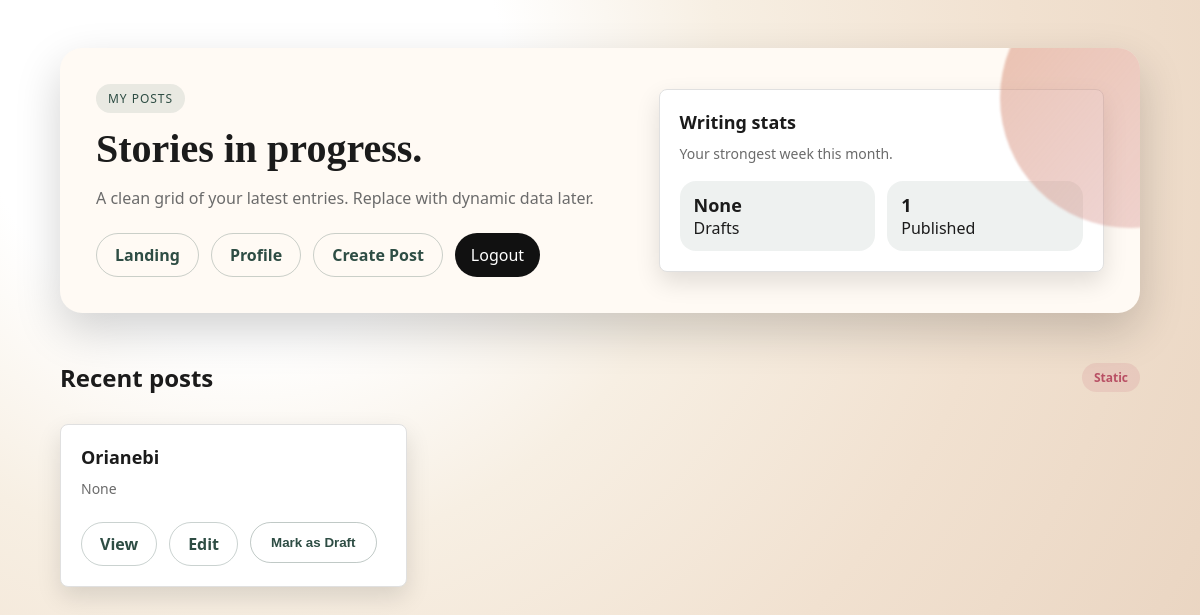
/api/posts/my-posts (signed in), run on an earlier commit of the app's database.
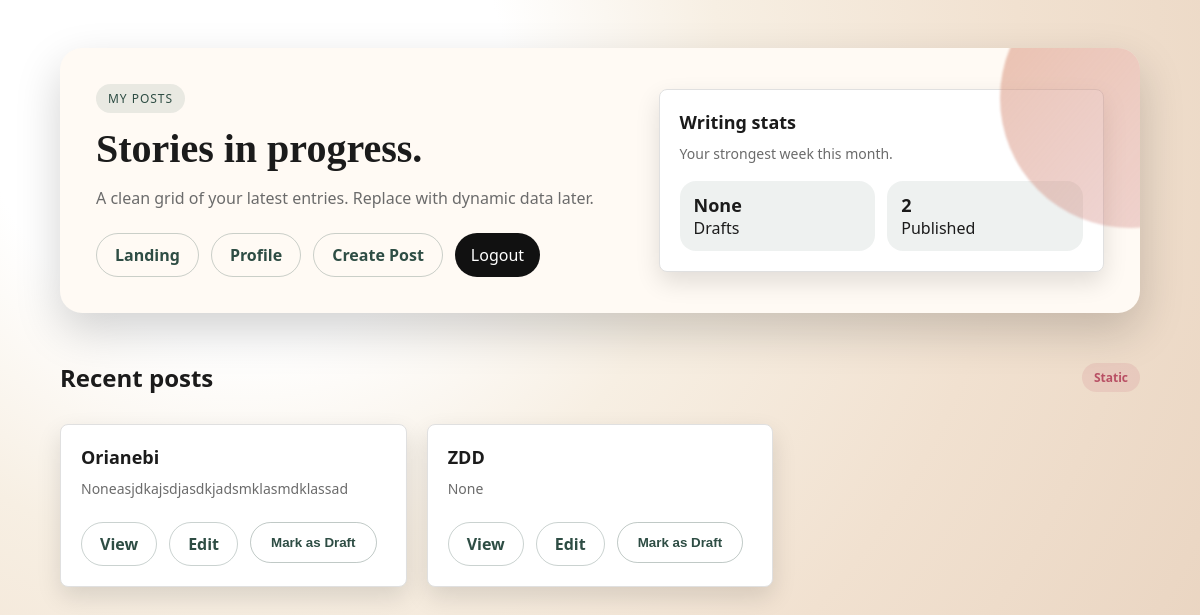
And on a later commit of the database.
### main/models/post.py (models this page shows, shortened)
class Posts(db.Model):
    id: Mapped[int] = mapped_column(primary_key=True)
    title: Mapped[str] = mapped_column(String(500))
    description: Mapped[str | None]
    user_id: Mapped[int] = mapped_column(
        ForeignKey("user.id", ondelete="CASCADE")
    )
    status: Mapped[str] = mapped_column(String(10), default="draft",
                                        server_default="draft")
    views_count: Mapped[int] = mapped_column(default=0, server_default='0')
    category: Mapped[str | None]
    published_at: Mapped[datetime | None]
    created_at: Mapped[datetime] = mapped_column(
        DateTime(timezone=True),
        server_default=func.now()
    )
    updated_at: Mapped[datetime] = mapped_column(
        DateTime(timezone=True),
        onupdate=func.now(),
        server_default=func.now()
    )
    user: Mapped["User"] = relationship(back_populates="posts")

### main/routes/posts/template_views.py (the view)
@posts_bp.route("/my-posts")
@login_required
def my_posts():
    user_id = session["user_id"]
    counts_data = db.session.execute(
        db.select(Posts.status, func.count(Posts.id))
        .where(Posts.user_id == user_id)
        .group_by(Posts.status)
    ).all()
    counts_data = {status: count for status, count in counts_data}
    print(counts_data)
    posts_list = db.session.scalars(
        db.select(Posts)
        .where(Posts.user_id == user_id)
    ).all()
    return render_template("/user/my_posts.html", my_posts=posts_list, status_counts=counts_data)

### templates/user/my_posts.html (shortened to what this page needs)
<!DOCTYPE html>
<html lang="en">
<head>
    <link rel="stylesheet" href="/static/style.css">
</head>
<body>
<main class="page">
    <div class="shell">
        <section class="hero">
            <div>
                <span class="pill">My posts</span>
                <h1>Stories in progress.</h1>
                <p>A clean grid of your latest entries. Replace with dynamic data later.</p>
                <div class="nav">
                    <a href="/">Landing</a>
                    <a href="/profile">Profile</a>
                    <a href="{{ url_for('posts.create_template_post') }}">Create Post</a>
                    <form action="{{ url_for('users.logout') }}" method="post" class="logout-form">
                        <button type="submit">Logout</button>
                    </form>
                </div>
            </div>
            <div class="card">
                <h3>Writing stats</h3>
                <p>Your strongest week this month.</p>
                <div class="stats">
                    <div class="stat">
                        <span>{{ status_counts.get("draft") }}</span>
                        Drafts
                    </div>
                    <div class="stat">
                        <span>{{ status_counts.get("published") or 0 }}</span>
                        Published
                    </div>
                </div>
            </div>
        </section>
        <div class="section-title">
            <h2>Recent posts</h2>
            <span class="tag">Static</span>
        </div>
        <section class="card-grid">
            {% for post in my_posts %}
            <article class="card">
                <h3>{{ post.title }}</h3>
                <p> {{ post.description }} </p>
                <div class="nav">
                    <a href="{{ url_for('posts.post_detail_page', post_id=post.id) }}">View</a>
                    <a href="{{ url_for('posts.update', post_id=post.id) }}">Edit</a>
                    {% if post.status == "draft" %}
                    <form action="{{ url_for('posts.status_update', post_id=post.id) }}" method="post">
                        <button class="button" type="submit">Publish</button>
                            <input type="hidden" name="status" value="published">
                    </form>
                    {% else %}
                    <form action="{{ url_for('posts.status_update', post_id=post.id) }}" method="post">
                        <button class="button secondary" type="submit">Mark as Draft</button>
                    </form>
                    {% endif %}
                </div>
            </article>
            {% endfor %}
        </section>
    </div>
</main>
</body>
</html>

### static/style.css (style rules this page uses)
:root { --ink: #1b1b1b; --muted: #6b6b6b; --cream: #f6f1e8; --peach: #f2c4a8; --clay: #d89073; --berry: #b84f64; --pine: #2e4d44; --paper: #fffaf4; --shadow: 0 18px 45px rgba(0, 0, 0, 0.18); --shadow-soft: 0 10px 25px rgba(0, 0, 0, 0.12); --radius-lg: 22px; --radius-md: 14px; }
* { box-sizing: border-box; }
body { margin: 0; font-family: "Space Grotesk", "Segoe UI", sans-serif; color: var(--ink); background: radial-gradient(circle at 20% 10%, #fff 0, #fff 22%, #f7efe3 40%, #f1e1d0 65%, #e8d2be 100%); min-height: 100vh; }
.page { padding: 48px 24px 80px; }
.shell { max-width: 1080px; margin: 0 auto; }
.hero { display: grid; grid-template-columns: minmax(0, 1.2fr) minmax(0, 1fr); gap: 28px; align-items: center; padding: 36px; background: var(--paper); border-radius: var(--radius-lg); box-shadow: var(--shadow); position: relative; overflow: hidden; }
.hero::after { content: ""; position: absolute; right: -120px; top: -80px; width: 260px; height: 260px; border-radius: 50%; background: linear-gradient(130deg, rgba(216, 144, 115, 0.55), rgba(184, 79, 100, 0.2)); filter: blur(1px); }
.hero h1 { font-family: "DM Serif Display", "Georgia", serif; font-size: 40px; line-height: 1.1; margin: 0 0 16px; }
.hero p { margin: 0 0 24px; color: var(--muted); font-size: 16px; }
.pill { display: inline-flex; align-items: center; gap: 8px; padding: 6px 12px; border-radius: 999px; background: rgba(46, 77, 68, 0.1); color: var(--pine); font-size: 12px; letter-spacing: 0.08em; text-transform: uppercase; margin-bottom: 14px; }
.nav { display: flex; flex-wrap: wrap; gap: 12px; margin: 24px 0 0; }
.nav a { text-decoration: none; padding: 10px 18px; border-radius: 999px; border: 1px solid rgba(46, 77, 68, 0.25); color: var(--pine); font-weight: 600; transition: transform 0.2s ease, box-shadow 0.2s ease; }
.card-grid { display: grid; grid-template-columns: repeat(auto-fit, minmax(240px, 1fr)); gap: 18px; margin-top: 30px; }
.card { background: var(--paper); border-radius: var(--radius-md); padding: 20px; box-shadow: var(--shadow-soft); }
.card h3 { margin: 0 0 10px; font-size: 18px; }
.card p { margin: 0; color: var(--muted); font-size: 14px; }
.section-title { display: flex; align-items: center; justify-content: space-between; margin: 48px 0 18px; }
.section-title h2 { margin: 0; font-size: 24px; }
.stats { display: grid; grid-template-columns: repeat(auto-fit, minmax(120px, 1fr)); gap: 12px; margin-top: 18px; }
.stat { background: rgba(46, 77, 68, 0.08); border-radius: 16px; padding: 12px 14px; }
.stat span { display: block; font-size: 18px; font-weight: 700; }
.button { display: inline-flex; align-items: center; justify-content: center; gap: 8px; padding: 12px 20px; border-radius: 999px; background: var(--berry); color: #fff; text-decoration: none; font-weight: 600; border: none; cursor: pointer; }
.button.secondary { background: transparent; color: var(--pine); border: 1px solid rgba(46, 77, 68, 0.3); }
.tag { display: inline-flex; padding: 6px 12px; border-radius: 999px; background: rgba(184, 79, 100, 0.12); color: var(--berry); font-weight: 600; font-size: 12px; }
.logout-form { display: inline; }
.logout-form button { border: none; background: #111; color: white; padding: 0.7rem 1rem; border-radius: 999px; cursor: pointer; font: inherit; }
.card-grid { display: grid; grid-template-columns: repeat(auto-fill, minmax(280px, 1fr)); gap: 20px; }
.card { background-color: #ffffff; border: 1px solid #e0e0e0; border-radius: 8px; overflow: hidden; transition: transform 0.2s ease, box-shadow 0.2s ease; }

What changed in the data, as far as the page shows it:
changed Posts "Orianebi": description "None" → "Noneasjdkajsdjasdkjadsmklasmdklassad"
added Posts: title "ZDD", description "None"
Also different on the page:
{{ status_counts.get("published") or 0 }}: "1" → "2"
